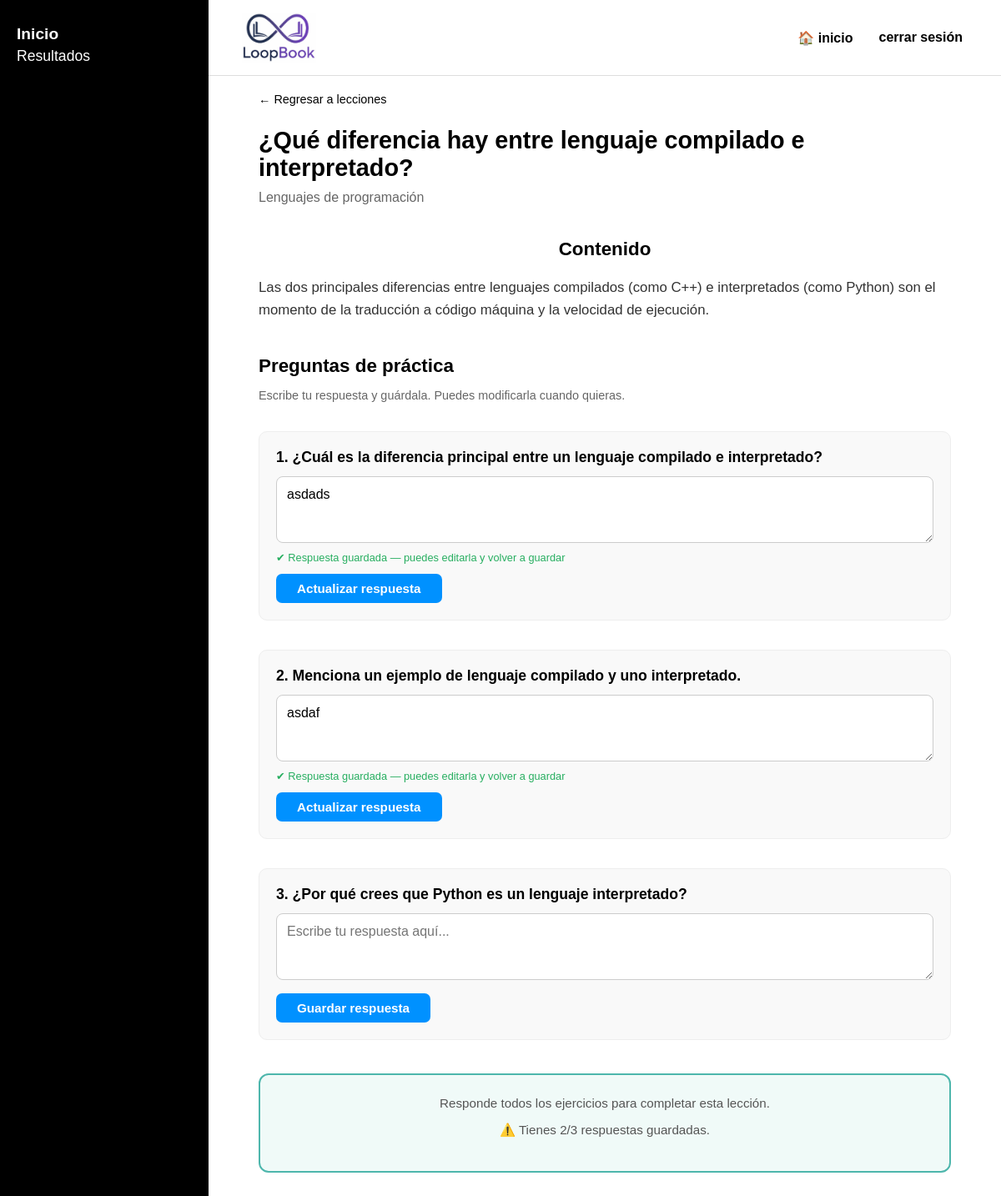
The page /Frontend/actividades.php?modulo=2 (signed in) on the database its author committed.
### tables this page shows
CREATE TABLE `modulos` (
  `id_modulo` int(11) NOT NULL,
  `id_curso` int(11) NOT NULL,
  `nombre` varchar(150) NOT NULL,
  `descripcion` text DEFAULT NULL,
  `orden` int(11) NOT NULL
);

CREATE TABLE `curso` (
  `id_curso` int(11) NOT NULL,
  `nombre` varchar(150) NOT NULL,
  `descripcion` text DEFAULT NULL
);

CREATE TABLE `contenido` (
  `id_contenido` int(11) NOT NULL,
  `id_modulo` int(11) NOT NULL,
  `titulo` varchar(150) NOT NULL,
  `texto` text DEFAULT NULL,
  `tipo` enum('texto','video','imagen') NOT NULL,
  `url` varchar(255) DEFAULT NULL,
  `orden` int(11) NOT NULL
);

CREATE TABLE `ejercicios` (
  `id_ejercicio` int(11) NOT NULL,
  `id_modulo` int(11) NOT NULL,
  `pregunta` text NOT NULL,
  `retroalimentacion` text DEFAULT NULL,
  `tipo` enum('opcion_multiple','verdadero_falso') NOT NULL,
  `fecha_creacion` datetime NOT NULL
);

### Frontend/actividades.php (the view, shortened to what this page needs)
<?php
require_once __DIR__ . "/conexion.php";
$id_usuario = $_SESSION["id_usuario"];
$id_modulo  = isset($_GET["modulo"]) ? (int)$_GET["modulo"] : 1;
$stmtEj = $pdo->prepare("SELECT DISTINCT id_ejercicio, pregunta FROM ejercicios WHERE id_modulo = ? ORDER BY id_ejercicio");
$stmtEj->execute([$id_modulo]);
$ejercicios = $stmtEj->fetchAll(PDO::FETCH_ASSOC);
$total_ejercicios = count($ejercicios);
$ids_ejercicios   = array_column($ejercicios, "id_ejercicio");
$respuestas_previas = [];
if (!empty($ids_ejercicios)) {
    $placeholders = implode(",", array_fill(0, count($ids_ejercicios), "?"));
    $stmtResp = $pdo->prepare("SELECT id_ejercicio, respuesta FROM respuesta_abierta WHERE id_usuario = ? AND id_ejercicio IN ($placeholders)");
    $stmtResp->execute(array_merge([$id_usuario], $ids_ejercicios));
    foreach ($stmtResp->fetchAll(PDO::FETCH_ASSOC) as $r) {
        $respuestas_previas[$r["id_ejercicio"]] = $r["respuesta"];
    }
}
$total_respondidos = count($respuestas_previas);
$leccion_completada = ($total_ejercicios > 0 && $total_respondidos >= $total_ejercicios);
$stmtModulo = $pdo->prepare("SELECT m.nombre, m.descripcion, c.nombre AS nombre_curso
                              FROM modulos m
                              JOIN curso c ON m.id_curso = c.id_curso
                              WHERE m.id_modulo = ?");
$stmtModulo->execute([$id_modulo]);
$modulo = $stmtModulo->fetch(PDO::FETCH_ASSOC);
$stmtContenido = $pdo->prepare("SELECT * FROM contenido WHERE id_modulo = ? ORDER BY orden");
$stmtContenido->execute([$id_modulo]);
$contenidos = $stmtContenido->fetchAll(PDO::FETCH_ASSOC);
?>
<!DOCTYPE html>
<html lang="es">
<head>
</head>
<body>
<aside class="sidebar">
    <h2 onclick="window.location.href='Cursos.php'">Inicio</h2>
    <p onclick="window.location.href='Cursos.php'">Resultados</p>
</aside>
<main class="main-content">
    <header>
        <div class="logo"><img src="loopbook_logo.png" alt="LoopBook"></div>
        <nav class="top-nav">
            <span style="cursor:pointer" onclick="window.location.href='Cursos.php'">🏠 inicio</span>
            <form method="POST" action="cerrarSesion.php" style="margin:0;">
                <button type="submit" class="btn-cerrar">cerrar sesión</button>
            </form>
        </nav>
    </header>
    <section class="lesson-container">
        <a class="back-link" href="Temas.php?modulo=<?= $id_modulo ?>">← Regresar a lecciones</a>
        <?php if ($modulo): ?>
            <h1 class="lesson-title"><?= htmlspecialchars($modulo["nombre"]) ?></h1>
            <p class="category"><?= htmlspecialchars($modulo["nombre_curso"]) ?></p>
        <?php else: ?>
            <h1 class="lesson-title">Lección</h1>
        <?php endif; ?>
        <?php if (!empty($contenidos)): ?>
            <div class="section-header">Contenido</div>
            <?php foreach ($contenidos as $c): ?>
                <p class="content-text"><?= htmlspecialchars($c["texto"]) ?></p>
            <?php endforeach; ?>
        <?php endif; ?>
        <div class="practice-title">Preguntas de práctica</div>
        <p class="practice-subtitle">Escribe tu respuesta y guárdala. Puedes modificarla cuando quieras.</p>
        <?php if (empty($ejercicios)): ?>
            <p class="sin-ejercicios">No hay ejercicios disponibles para este módulo aún.</p>
        <?php else: ?>
            <?php foreach ($ejercicios as $i => $ej): ?>
                <?php $respuesta_previa = $respuestas_previas[$ej["id_ejercicio"]] ?? ""; ?>
                <div class="question-box">
                    <span class="question-text"><?= ($i + 1) ?>. <?= htmlspecialchars($ej["pregunta"]) ?></span>
                    <form method="POST" action="actividades.php?modulo=<?= $id_modulo ?>">
                        <textarea name="respuesta" rows="3" placeholder="Escribe tu respuesta aquí..."><?= htmlspecialchars($respuesta_previa) ?></textarea>
                        <?php if ($respuesta_previa): ?>
                            <span class="guardado-label">✔ Respuesta guardada — puedes editarla y volver a guardar</span>
                        <?php endif; ?>
                        <button type="submit" class="btn-guardar">
                            <?= $respuesta_previa ? "Actualizar respuesta" : "Guardar respuesta" ?>
                        </button>
                    </form>
                </div>
            <?php endforeach; ?>
            <div class="completar-box">
                <?php if ($leccion_completada): ?>
                    <div class="completado-badge">✔ Lección completada</div>
                    <p style="margin:10px 0 0;">¡Ya completaste esta lección! Puedes seguir repasando cuando quieras.</p>
                <?php else: ?>
                    <p>Responde todos los ejercicios para completar esta lección.</p>
                    <p class="aviso-respuestas">
                        ⚠️ Tienes <?= $total_respondidos ?>/<?= $total_ejercicios ?> respuestas guardadas.
                    </p>
                <?php endif; ?>
            </div>
        <?php endif; ?>
    </section>
</main>
</body>
</html>

### Frontend/actividades.php (style rules this page uses)
:root { --sidebar-width: 210px; --text-gray: #666; --primary-blue: #0091ff; --btn-teal: #4db6ac; }
body { margin: 0; font-family: Arial, sans-serif; display: flex; height: 100vh; background-color: white; }
.sidebar { width: var(--sidebar-width); background-color: black; color: white; padding: 30px 20px; flex-shrink: 0; }
.sidebar h2 { margin: 0 0 5px 0; font-size: 1.2rem; cursor: pointer; }
.sidebar p { margin: 5px 0; font-size: 1.1rem; cursor: pointer; }
.main-content { flex-grow: 1; display: flex; flex-direction: column; overflow-y: auto; }
header { display: flex; justify-content: space-between; align-items: center; padding: 15px 40px; border-bottom: 1px solid #ddd; }
.logo img { height: 60px; display: block; }
.top-nav { display: flex; gap: 25px; align-items: center; font-weight: bold; }
.lesson-container { padding: 20px 60px; max-width: 900px; }
.back-link { text-decoration: none; color: black; font-size: 0.9rem; display: block; margin-bottom: 25px; }
.lesson-title { font-size: 1.8rem; margin: 0; }
.category { color: var(--text-gray); margin-top: 10px; margin-bottom: 40px; }
.section-header { font-size: 1.4rem; text-align: center; margin-bottom: 20px; font-weight: bold; }
.content-text { line-height: 1.6; color: #333; font-size: 1.05rem; margin-bottom: 40px; }
.practice-title { font-size: 1.4rem; font-weight: bold; margin-bottom: 5px; }
.practice-subtitle { color: var(--text-gray); font-size: 0.9rem; margin-bottom: 35px; }
.question-box { margin-bottom: 35px; background: #f9f9f9; padding: 20px; border-radius: 10px; border: 1px solid #eee; }
.question-text { font-weight: bold; font-size: 1.1rem; display: block; margin-bottom: 12px; }
textarea { width: 100%; border: 1px solid #ccc; border-radius: 8px; padding: 12px; font-family: Arial, sans-serif; font-size: 1rem; resize: vertical; box-sizing: border-box; background-color: #fff; }
.btn-guardar { background-color: var(--primary-blue); color: white; border: none; padding: 9px 25px; border-radius: 7px; font-size: 0.95rem; font-weight: bold; cursor: pointer; margin-top: 12px; }
.guardado-label { font-size: 0.8rem; color: #27ae60; margin-top: 6px; display: block; }
.btn-cerrar { background: none; border: none; cursor: pointer; font-weight: bold; font-size: 1rem; }
.completar-box { margin-top: 40px; margin-bottom: 40px; padding: 25px; border-radius: 12px; text-align: center; border: 2px solid #4db6ac; background: #f0faf8; }
.completar-box p { margin: 0 0 15px 0; color: #555; font-size: 0.95rem; }
.aviso-respuestas { font-size: 0.85rem; color: #e67e22; margin-bottom: 12px; }

### rows shown on the page
modulos: nombre "¿Qué diferencia hay entre lenguaje compilado e interpretado?", id_curso.nombre "Lenguajes de programación"
contenido: texto "Las dos principales diferencias entre lenguajes compilados (como C++) e interpretados (como Python) son el momento de la traducción a código máquina y la velocidad de ejecución."
ejercicios: pregunta "¿Cuál es la diferencia principal entre un lenguaje compilado e interpretado?", respuesta "asdads", shows "✔ Respuesta guardada — puedes editarla y volver a guardar", shows "Actualizar respuesta"
ejercicios: pregunta "Menciona un ejemplo de lenguaje compilado y uno interpretado.", respuesta "asdaf", shows "✔ Respuesta guardada — puedes editarla y volver a guardar", shows "Actualizar respuesta"
ejercicios: pregunta "¿Por qué crees que Python es un lenguaje interpretado?", shows "Guardar respuesta"

### other values the page prints
$total_respondidos "2"
$total_ejercicios "3"
